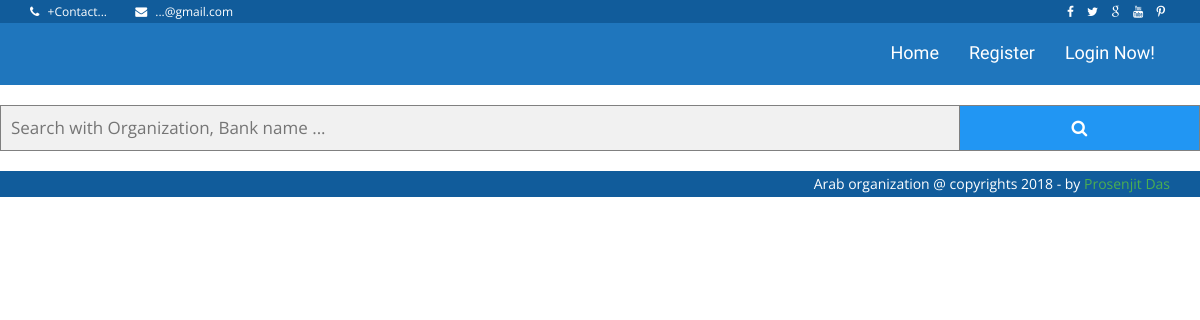
/, run on an earlier commit of the app's database.
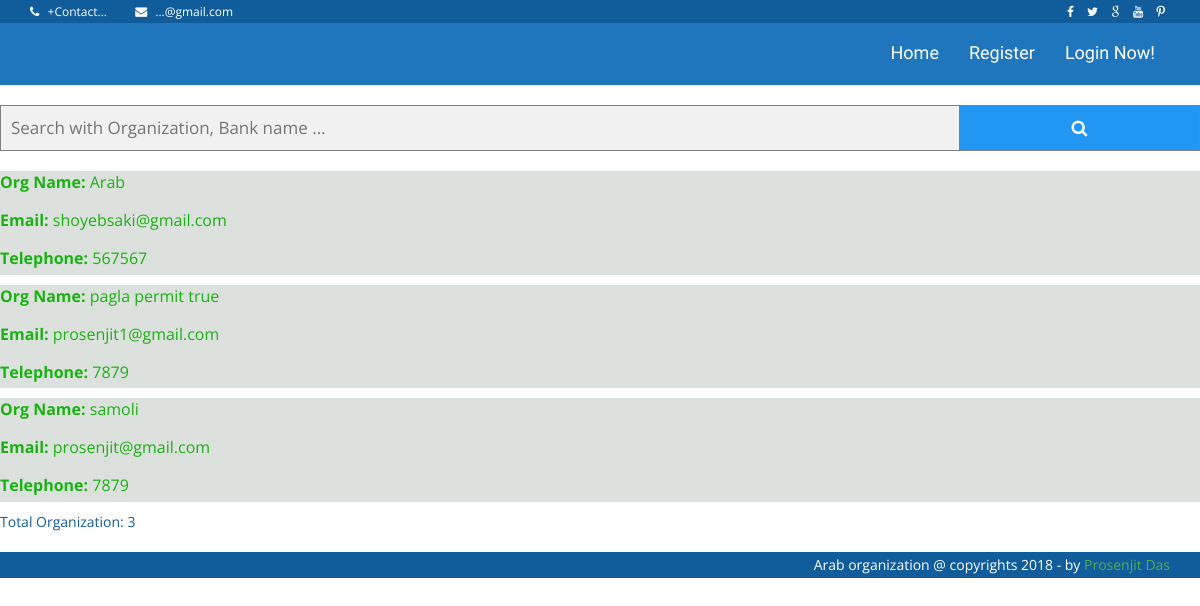
And on a later commit of the database.
### accounts/models.py (models this page shows, shortened)
class User(AbstractBaseUser):
    email = models.EmailField(max_length=255, unique=True)
    full_name = models.CharField(max_length=255, blank=True, null=True)
    active = models.BooleanField(default=True) # Can Login
    staff = models.BooleanField(default=False) # staff user non Superuser
    admin = models.BooleanField(default=False) # Superuser
    timestamp = models.DateTimeField(auto_now_add=True)
    org_name = models.CharField(max_length=200)
    org_short_name = models.CharField(max_length=200, blank=True, null=True)
    logo = models.ImageField(upload_to='org_logo/', blank=True)
    address = models.CharField(max_length=260)
    telephone = models.IntegerField(blank=True, null=True)
    whatsapp = models.IntegerField(blank=True, null=True)
    fax = models.CharField(max_length=50)
    p_o_box = models.CharField(max_length=80)
    permit_number = models.CharField(max_length=15, null=True)
    permit_date = models.CharField(max_length=10, null=True)
    board_members = models.TextField()
    info = models.TextField()
    org_types = models.ForeignKey(OrgType, on_delete=models.CASCADE, null=True)
    goals = models.TextField()
    projects = models.TextField()
    permit = models.BooleanField(default=False)
    state = models.ForeignKey(State, on_delete=models.CASCADE, null=True)
    city = models.ForeignKey(City, on_delete=models.CASCADE, null=True)
    org_links = models.URLField(blank=True)
    bank_name = models.ForeignKey(Bank, on_delete=models.CASCADE, blank=True, null=True)
    bank_account_name = models.CharField(max_length=100, blank=True, null=True)
    bank_account_no = models.CharField(max_length=100, unique=True, null=True, blank=True)
    bank_account_short_info = models.TextField(blank=True, null=True)
    position = models.PositiveSmallIntegerField(blank=True, null=True)
    photo = models.ImageField(upload_to='user_photo/', blank=True)
    created_at = models.DateTimeField(auto_now_add=True)
    updated_at = models.DateTimeField(auto_now=True)
    slug = models.SlugField()
    USERNAME_FIELD = 'email'  # Username
    REQUIRED_FIELDS = ['full_name'] # 'full_name'
    objects = UserManager()
    class Meta:
        ordering = ('org_name',)
        index_together = (('id', 'slug'),)
    def get_absolute_url(self):
        return reverse('single_organization_detail', args=[self.id, self.slug])

### accounts/views.py (the view)
# urls.py: 2. Add a URL to urlpatterns:  path('', views.home, name='home')
def home(request):
    users = User.objects.filter(permit=True)
    context = {"users": users}
    return render(request, 'index.html', context)

### templates/index.html (shortened to what this page needs)
{% load static %}
<!DOCTYPE html>
<html class="no-js">
    <head>
        <link rel="stylesheet" href="{% static 'assets/css/bootstrap.min.css' %}">
        <link rel="stylesheet" href="{% static 'assets/css/font-awesome.min.css' %}">
        <link rel="stylesheet" href="{% static 'assets/css/owl.carousel.css' %}">
        <link rel="stylesheet" href="{% static 'assets/css/style.css' %}">
    </head>
    <body>
    <header class="main-header">
        <nav class="navbar navbar-static-top">
            <div class="navbar-top">
              <div class="container">
                  <div class="row">
                    <div class="col-sm-6 col-xs-12">
                        <ul class="list-unstyled list-inline header-contact">
                            <li> <i class="fa fa-phone"></i> <a href="tel:">+Contact...</a> </li>
                             <li> <i class="fa fa-envelope"></i> <a href="mailto:contact@sadaka.org">...@gmail.com</a> </li>
                       </ul>
                    </div>
                    <div class="col-sm-6 col-xs-12 text-right">
                        <ul class="list-unstyled list-inline header-social">
                            <li> <a href="#"> <i class="fa fa-facebook"></i> </a> </li>
                            <li> <a href="#"> <i class="fa fa-twitter"></i>  </a> </li>
                            <li> <a href="#"> <i class="fa fa-google"></i>  </a> </li>
                            <li> <a href="#"> <i class="fa fa-youtube"></i>  </a> </li>
                            <li> <a href="#"> <i class="fa fa fa-pinterest-p"></i>  </a> </li>
                       </ul>
                    </div>
                  </div>
              </div>
            </div>
            <div class="navbar-main">
              <div class="container">
                <div id="navbar" class="navbar-collapse collapse pull-right">
                  <ul class="nav navbar-nav">
                      <li><a href="{% url 'home' %}">Home</a></li>
                       {% if request.user.is_authenticated %}
                        <li><a href="{% url 'profile' %}"><span>Profile!</span></a></li>
                        <li><a href="{% url 'bank_info_add_update' %}">Bank Info</a> </li>
                         <li><a href="{% url 'logout' %}">Logout</a> </li>
                           {% else %}
                           <li><a href="{% url 'register' %}">Register</a></li>
                            <li><a href="{% url 'login' %}"><span>Login Now!</span></a></li>
                      {% endif %}
                  </ul>
                </div>
              </div>
            </div>
        </nav>
    </header>
    <br>
<div style="text-align: center">
    <form class="example" method="post" action="/available-organizer/">
      <input type="text" name="search" placeholder="Search with Organization, Bank name ...">
        <button type="submit"><i class="fa fa-search"></i></button>
    </form>
</div>
    <br>
<div id="addEventForm">
    {% for user in users %}
        <div style="background-color: rgba(151,165,154,0.33); font-size: 16px; color: #19b212">
            <p><label>Org Name:  </label><a href="{{ user.get_absolute_url }}"> {{ user.org_name }}</a></p>
            <p><label>Email:  </label><a href="{{ user.get_absolute_url }}"> {{ user.email }}</a></p>
            <p><label>Telephone:  </label><a href="{{ user.get_absolute_url }}"> {{ user.telephone }}</a></p>
        </div>
    {% endfor %}
{% if users %}
    <div>
        <span>Total Organization: {{ users.count }}</span>
    </div><br>
{% endif %}
  </div>
<footer class="main-footer">
    <div class="footer-bottom">
        <div class="container text-right">
            Arab organization @ copyrights 2018 - by <a style="color: #4CAF50" href="http://www.facebook
            .com/prosenjit1994/" target="_blank">Prosenjit Das</a>
        </div>
    </div>
</footer>
    </body>
</html>

What changed in the data, as far as the page shows it:
now on this page (row edited): User: org_name "Arab", email "shoyebsaki@gmail.com", telephone "567567"
now on this page (row edited): User: org_name "pagla permit true", email "prosenjit1@gmail.com", telephone "7879"
now on this page (row edited): User: org_name "samoli", email "prosenjit@gmail.com", telephone "7879"
Also different on the page:
{{ users.count }}: (not shown) → "3"
text now shown: "Total Organization:"
